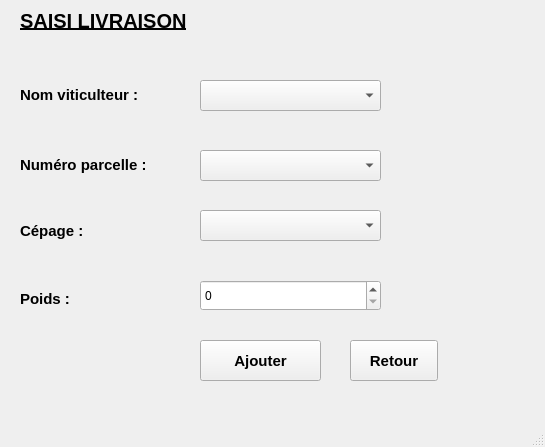
<?xml version="1.0" encoding="UTF-8"?>
<ui version="4.0">
 <class>MainWindow</class>
 <widget class="QMainWindow" name="MainWindow">
  <property name="geometry">
   <rect>
    <x>0</x>
    <y>0</y>
    <width>545</width>
    <height>447</height>
   </rect>
  </property>
  <property name="windowTitle">
   <string>MainWindow</string>
  </property>
  <widget class="QWidget" name="centralwidget">
   <widget class="QLabel" name="labelVueDetail">
    <property name="geometry">
     <rect>
      <x>20</x>
      <y>10</y>
      <width>221</width>
      <height>21</height>
     </rect>
    </property>
    <property name="font">
     <font>
      <pointsize>15</pointsize>
      <weight>75</weight>
      <bold>true</bold>
      <underline>true</underline>
     </font>
    </property>
    <property name="text">
     <string>SAISI LIVRAISON</string>
    </property>
   </widget>
   <widget class="QLabel" name="labelParcelle">
    <property name="geometry">
     <rect>
      <x>20</x>
      <y>150</y>
      <width>125</width>
      <height>30</height>
     </rect>
    </property>
    <property name="font">
     <font>
      <pointsize>11</pointsize>
      <weight>75</weight>
      <bold>true</bold>
     </font>
    </property>
    <property name="text">
     <string>Numéro parcelle :</string>
    </property>
   </widget>
   <widget class="QLabel" name="labelCepage">
    <property name="geometry">
     <rect>
      <x>20</x>
      <y>220</y>
      <width>125</width>
      <height>21</height>
     </rect>
    </property>
    <property name="font">
     <font>
      <pointsize>11</pointsize>
      <weight>75</weight>
      <bold>true</bold>
     </font>
    </property>
    <property name="text">
     <string>Cépage :</string>
    </property>
   </widget>
   <widget class="QLabel" name="labelViticulteur">
    <property name="geometry">
     <rect>
      <x>20</x>
      <y>80</y>
      <width>125</width>
      <height>30</height>
     </rect>
    </property>
    <property name="font">
     <font>
      <pointsize>11</pointsize>
      <weight>75</weight>
      <bold>true</bold>
     </font>
    </property>
    <property name="text">
     <string>Nom viticulteur :</string>
    </property>
   </widget>
   <widget class="QComboBox" name="comboBoxViticulteur">
    <property name="geometry">
     <rect>
      <x>200</x>
      <y>80</y>
      <width>181</width>
      <height>31</height>
     </rect>
    </property>
   </widget>
   <widget class="QComboBox" name="comboBoxParcelle">
    <property name="geometry">
     <rect>
      <x>200</x>
      <y>150</y>
      <width>181</width>
      <height>31</height>
     </rect>
    </property>
   </widget>
   <widget class="QComboBox" name="comboBoxCepage">
    <property name="geometry">
     <rect>
      <x>200</x>
      <y>210</y>
      <width>181</width>
      <height>31</height>
     </rect>
    </property>
   </widget>
   <widget class="QPushButton" name="btnAjouter">
    <property name="geometry">
     <rect>
      <x>200</x>
      <y>340</y>
      <width>121</width>
      <height>41</height>
     </rect>
    </property>
    <property name="font">
     <font>
      <pointsize>11</pointsize>
      <weight>75</weight>
      <bold>true</bold>
     </font>
    </property>
    <property name="text">
     <string>Ajouter</string>
    </property>
   </widget>
   <widget class="QPushButton" name="btnRetour">
    <property name="geometry">
     <rect>
      <x>350</x>
      <y>340</y>
      <width>88</width>
      <height>41</height>
     </rect>
    </property>
    <property name="font">
     <font>
      <pointsize>11</pointsize>
      <weight>75</weight>
      <bold>true</bold>
     </font>
    </property>
    <property name="text">
     <string>Retour</string>
    </property>
   </widget>
   <widget class="QSpinBox" name="spinBoxPoids">
    <property name="geometry">
     <rect>
      <x>200</x>
      <y>280</y>
      <width>181</width>
      <height>31</height>
     </rect>
    </property>
    <property name="maximum">
     <number>1500</number>
    </property>
   </widget>
   <widget class="QLabel" name="labelPoids">
    <property name="geometry">
     <rect>
      <x>20</x>
      <y>290</y>
      <width>125</width>
      <height>18</height>
     </rect>
    </property>
    <property name="font">
     <font>
      <pointsize>11</pointsize>
      <weight>75</weight>
      <bold>true</bold>
     </font>
    </property>
    <property name="text">
     <string>Poids :</string>
    </property>
   </widget>
  </widget>
  <widget class="QMenuBar" name="menubar">
   <property name="geometry">
    <rect>
     <x>0</x>
     <y>0</y>
     <width>545</width>
     <height>21</height>
    </rect>
   </property>
  </widget>
  <widget class="QStatusBar" name="statusbar"/>
 </widget>
 <resources/>
 <connections/>
</ui>
